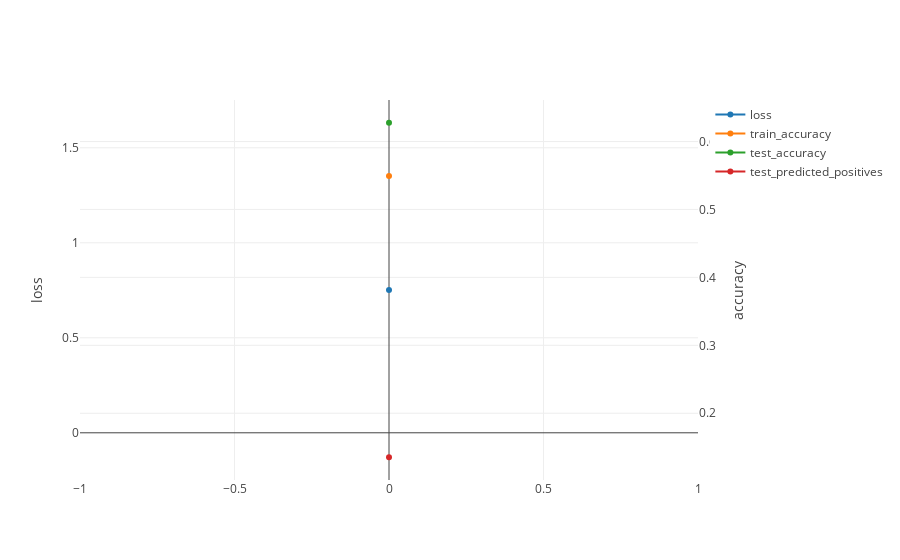
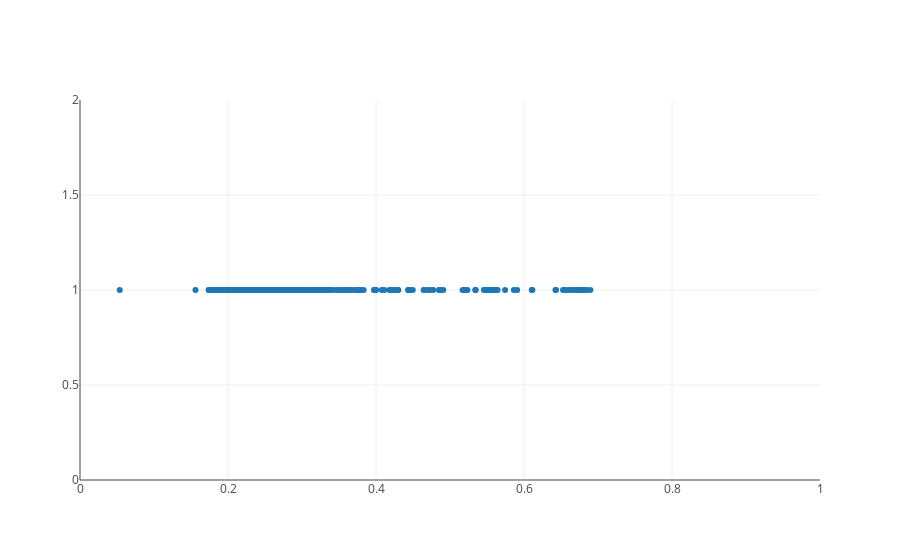

The notebook cell saved with these charts, in order:
### Code cell
for epoch in list(range(0, 1000)):
    correct = 0
    num_positive_returns = 0
    predicted_positive_returns = 0
    num_observations = 0
    for i, (trainX, trainY) in tqdm.tqdm(enumerate(dataloader_train), total=len(dataset_train) // BATCH_SIZE):
        trainX, trainY = Variable(trainX).cuda(), Variable(trainY).cuda()
        outputs = lstm(trainX)
        correct += torch.max(outputs.data, 1)[1].eq(torch.max(trainY.data, 1)[1]).sum()
        optimizer.zero_grad()
        loss = loss_fn(outputs, trainY)
        loss.backward()
        optimizer.step()
        predicted_positive_returns += torch.max(outputs.data, 1)[1].sum()
        num_positive_returns += trainY[:, [1]].sum()
        num_observations += len(trainY)

    accuracies.append(correct / len(dataloader_train.dataset))
    losses.append(loss.cpu().data[0])
    num_positive_returns = num_positive_returns.cpu().data[0]

    clear_output(True)
    print(f'epoch {epoch + 1}/{NUM_EPOCHS}')
    print(f'actual positive returns {num_positive_returns}/{num_observations}: {num_positive_returns/num_observations}')
    print(f'predicted positive_returns {predicted_positive_returns}/{num_observations}: {predicted_positive_returns/num_observations}')
    
    correct = 0
    num_positive_returns = 0
    predicted_positive_returns = 0
    num_observations = 0
    for i, (testX, testY) in tqdm.tqdm(enumerate(dataloader_test), total=len(dataset_test) // BATCH_SIZE):
        testX, testY = Variable(testX).cuda(), Variable(testY).cuda()
        outputs = lstm(testX)
        predicted_labels = torch.max(outputs.data, 1)[1]
        correct += predicted_labels.cpu().eq(testY.cpu().data[:, [1]].view(-1).long()).sum()
        predicted_positive_returns += torch.max(outputs.data, 1)[1].sum()
        num_positive_returns += testY[:, [1]].sum()

    loss = loss_fn(outputs, trainY)
    accuracy = correct / len(dataloader_test.dataset)
    test_accuracies.append(accuracy)
    num_positive_returns = num_positive_returns.cpu().data[0]
    test_predicted_positives.append(predicted_positive_returns/len(dataloader_test.dataset))
    
    print(f'loss: {loss.data[0]}, accuracy: {accuracy}')
    print(f'actual positive returns {num_positive_returns}/{len(dataloader_test.dataset)}: {num_positive_returns/len(dataloader_test.dataset)}')
    print(f'predicted positive_returns {predicted_positive_returns}/{len(dataloader_test.dataset)}: {predicted_positive_returns/len(dataloader_test.dataset)}')
    
    plotly.iplot(go.Figure(data=[go.Scatter(x=list(range(len(losses))), y=losses, name='loss'),
                                 go.Scatter(x=list(range(len(accuracies))), y=accuracies, name='train_accuracy', yaxis='y2'),
                                 go.Scatter(x=list(range(len(test_accuracies))), y=test_accuracies, name='test_accuracy', yaxis='y2'),
                                 go.Scatter(x=list(range(len(test_predicted_positives))), y=test_predicted_positives, name='test_predicted_positives', yaxis='y2')],
                           layout=go.Layout(yaxis={'title': 'loss'}, yaxis2={'title': 'accuracy', 'overlaying': 'y', 'side': 'right'})))
    _ = plotly.plot(go.Figure(data=[go.Scatter(x=list(range(len(losses))), y=losses, name='loss'),
                                    go.Scatter(x=list(range(len(accuracies))), y=accuracies, name='train_accuracy', yaxis='y2'),
                                    go.Scatter(x=list(range(len(test_accuracies))), y=test_accuracies, name='test_accuracy', yaxis='y2'),
                                    go.Scatter(x=list(range(len(test_predicted_positives))), y=test_predicted_positives, name='test_predicted_positives', yaxis='y2')],
                              layout=go.Layout(yaxis={'title': 'loss'}, yaxis2={'title': 'accuracy', 'overlaying': 'y', 'side': 'right'})),
               filename=f'models/training/training{epoch}.html')
    
    df = pd.DataFrame(outputs.data.cpu().numpy()).assign(p1=lambda x: x[1] / (x[0] + x[1])).assign(y=1).sample(n=500)
    plotly.iplot(go.Figure(data=[go.Scatter(x=df.p1, y=df.y, mode='markers')],
                           layout=go.Layout(xaxis=dict(range=[0, 1]), yaxis=dict(range=[0, 2]))))
    _ = plotly.plot(go.Figure(data=[go.Scatter(x=df.p1, y=df.y, mode='markers')],
                              layout=go.Layout(xaxis=dict(range=[0, 1]), yaxis=dict(range=[0, 2]))),
                    filename=f'models/predictions/scatter{epoch}.html')

    torch.save(lstm.state_dict(), f'models/model{epoch}.pt')

### Figure 1 — Plotly figure (JSON) as saved in the notebook; plotly's stock layout.template omitted (floating-point values rounded to 4 significant figures)
{"data": [{"name": "loss", "type": "scatter", "uid": "eb3506", "x": [0], "y": [0.7516]}, {"name": "train_accuracy", "type": "scatter", "uid": "88e728", "x": [0], "y": [0.5494], "yaxis": "y2"}, {"name": "test_accuracy", "type": "scatter", "uid": "b690f6", "x": [0], "y": [0.6276], "yaxis": "y2"}, {"name": "test_predicted_positives", "type": "scatter", "uid": "8eb94a", "x": [0], "y": [0.1353], "yaxis": "y2"}], "layout": {"autosize": true, "xaxis": {"autorange": true, "range": [-1, 1], "type": "linear"}, "yaxis": {"autorange": true, "range": [-0.2484, 1.752], "title": "loss", "type": "linear"}, "yaxis2": {"autorange": true, "overlaying": "y", "range": [0.09464, 0.6683], "side": "right", "title": "accuracy", "type": "linear"}}}

### Figure 2 — Plotly figure (JSON) as saved in the notebook; plotly's stock layout.template omitted (floating-point values rounded to 4 significant figures; data arrays with more than 128 entries replaced by an {"elided": "..."} marker saying what was removed)
{"data": [{"mode": "markers", "type": "scatter", "uid": "b067b2", "x": {"elided": "500 float values"}, "y": {"elided": "500 int values"}}], "layout": {"autosize": true, "xaxis": {"range": [0, 1], "type": "linear"}, "yaxis": {"range": [0, 2], "type": "linear"}}}
